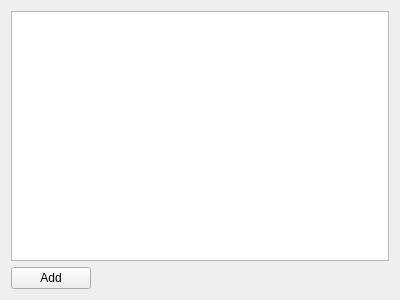
<?xml version="1.0" encoding="UTF-8"?>
<ui version="4.0">
 <class>TransitWidget</class>
 <widget class="QWidget" name="TransitWidget">
  <property name="geometry">
   <rect>
    <x>0</x>
    <y>0</y>
    <width>400</width>
    <height>300</height>
   </rect>
  </property>
  <property name="windowTitle">
   <string>Form</string>
  </property>
  <layout class="QVBoxLayout" name="verticalLayout">
   <item>
    <widget class="JTable" name="tableView"/>
   </item>
   <item>
    <widget class="QPushButton" name="pushButton">
     <property name="sizePolicy">
      <sizepolicy hsizetype="Fixed" vsizetype="Fixed">
       <horstretch>0</horstretch>
       <verstretch>0</verstretch>
      </sizepolicy>
     </property>
     <property name="text">
      <string>Add</string>
     </property>
    </widget>
   </item>
  </layout>
 </widget>
 <customwidgets>
  <customwidget>
   <class>JTable</class>
   <extends>QTableView</extends>
   <header>jtable.h</header>
  </customwidget>
 </customwidgets>
 <resources/>
 <connections/>
</ui>
